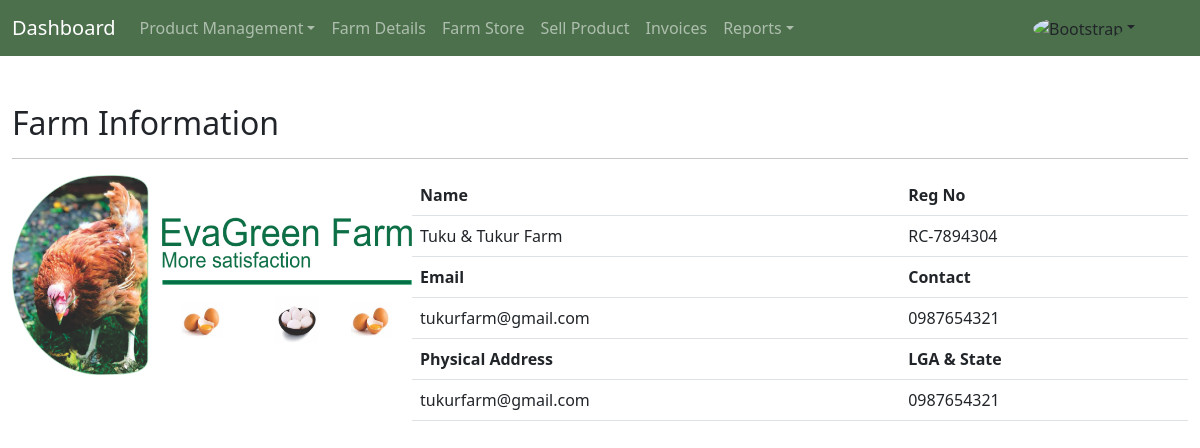
/farm, run on the app's committed database.
### main/models.py (models this page shows, shortened)
class Farm(models.Model):
    name = models.CharField(max_length=20)
    reg_no = models.CharField(max_length=30)
    address = models.CharField(max_length=100)
    email = models.EmailField()
    country = models.CharField(max_length=30)
    contact = models.CharField(max_length=13)

### main/views.py (the view)
# urls.py: path('farm', views.farm_detail, name='farm'),
def farm_detail(request):
    detail = Farm.objects.get(id=1)
    return render(request, 'farm.html', {'farm': detail})

### main/template/farm.html (shortened to what this page needs)
{% extends 'base.html' %} {% load static %}  {%block content %}
<div class="container-fluid pt-5">
  <h2>Farm Information</h2>
  <hr />
  <div class="row">
    <div class="col-md-4">
      <img
        src="{% static 'pic.png' %}"
        height="200px"
        width="400px"
        alt="No picture"
      />
    </div>
    <div class="col-md-8">
      <table class="table">
        <tr>
          <th>Name</th>
          <th>Reg No</th>
        </tr>
        <tr>
          <td>{{farm.name}}</td>
          <td>{{farm.reg_no}}</td>
        </tr>
        <tr>
          <th>Email</th>
          <th>Contact</th>
        </tr>
        <tr>
          <td>{{farm.email}}</td>
          <td>{{farm.contact}}</td>
        </tr>
        <tr>
          <th>Physical Address</th>
          <th>LGA & State</th>
        </tr>
        <tr>
          <td>{{farm.email}}</td>
          <td>{{farm.contact}}</td>
        </tr>
      </table>
    </div>
  </div>
</div>
{% endblock%}

### data on the page
Farm: name "Tuku & Tukur Farm", reg_no "RC-7894304", email "tukurfarm@gmail.com", contact "0987654321"
